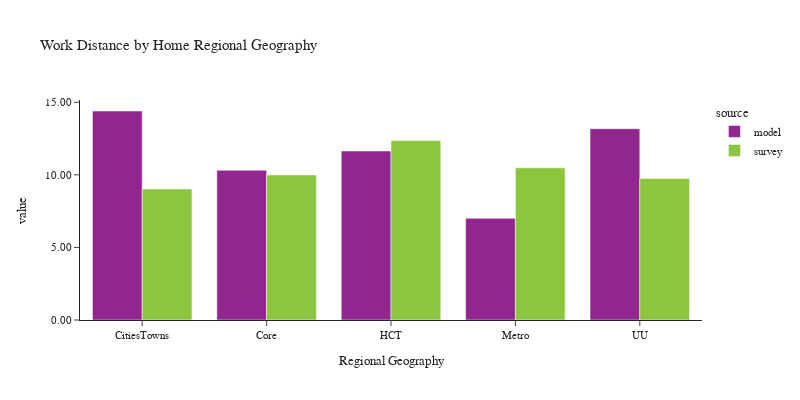

Here is the notebook cell this chart was saved with:
### Code cell
plot_work_location(df_workers, 'rg_proposed_home', 'Home Regional Geography', 'Regional Geography')

### Figure 1 — Plotly figure (JSON) as saved in the notebook; plotly's stock layout.template omitted (floating-point values rounded to 4 significant figures)
{"data": [{"alignmentgroup": "True", "customdata": [[236730], [693792], [657213], [980611], [91479]], "hovertemplate": "source=model<br>rg_proposed_home=%{x}<br>value=%{y}<br>sample count=%{customdata[0]}<extra></extra>", "legendgroup": "model", "marker": {"color": "#91268F", "pattern": {"shape": ""}}, "name": "model", "offsetgroup": "model", "orientation": "v", "showlegend": true, "textposition": "auto", "type": "bar", "x": ["CitiesTowns", "Core", "HCT", "Metro", "UU"], "xaxis": "x", "y": [14.4, 10.32, 11.64, 7.007, 13.18], "yaxis": "y"}, {"alignmentgroup": "True", "customdata": [[302], [638], [497], [859], [98]], "hovertemplate": "source=survey<br>rg_proposed_home=%{x}<br>value=%{y}<br>sample count=%{customdata[0]}<extra></extra>", "legendgroup": "survey", "marker": {"color": "#8CC63E", "pattern": {"shape": ""}}, "name": "survey", "offsetgroup": "survey", "orientation": "v", "showlegend": true, "textposition": "auto", "type": "bar", "x": ["CitiesTowns", "Core", "HCT", "Metro", "UU"], "xaxis": "x", "y": [9.03, 9.995, 12.36, 10.49, 9.755], "yaxis": "y"}], "layout": {"barmode": "group", "font": {"size": 11}, "height": 400, "legend": {"title": {"text": "source"}, "tracegroupgap": 0}, "title": {"text": "Work Distance by Home Regional Geography"}, "width": 800, "xaxis": {"anchor": "y", "domain": [0.0, 1.0], "title": {"text": "Regional Geography"}}, "yaxis": {"anchor": "x", "domain": [0.0, 1.0], "tickformat": ".2f", "title": {"text": "value"}}}}
